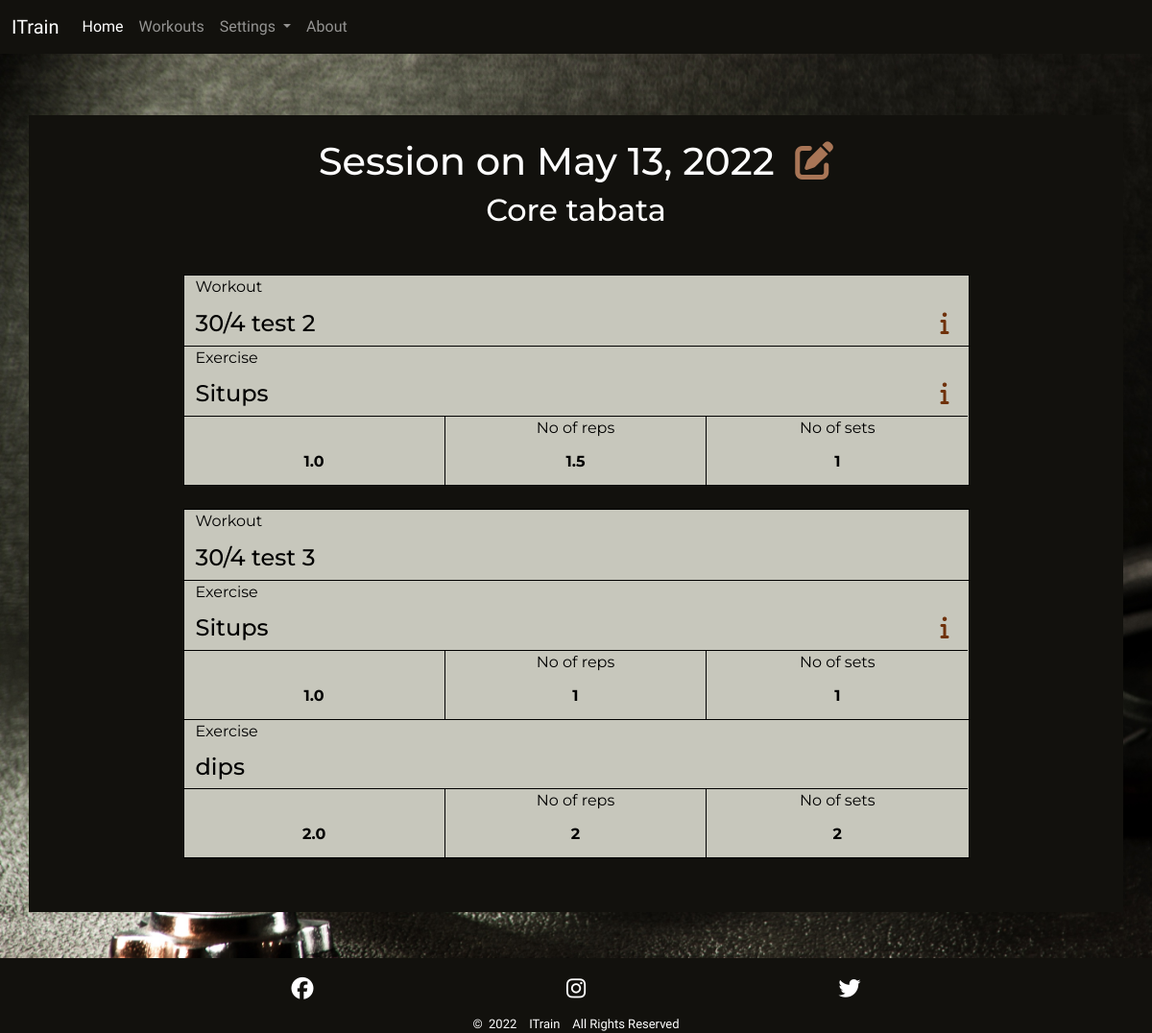
Page /session/2/ on the earlier database version.
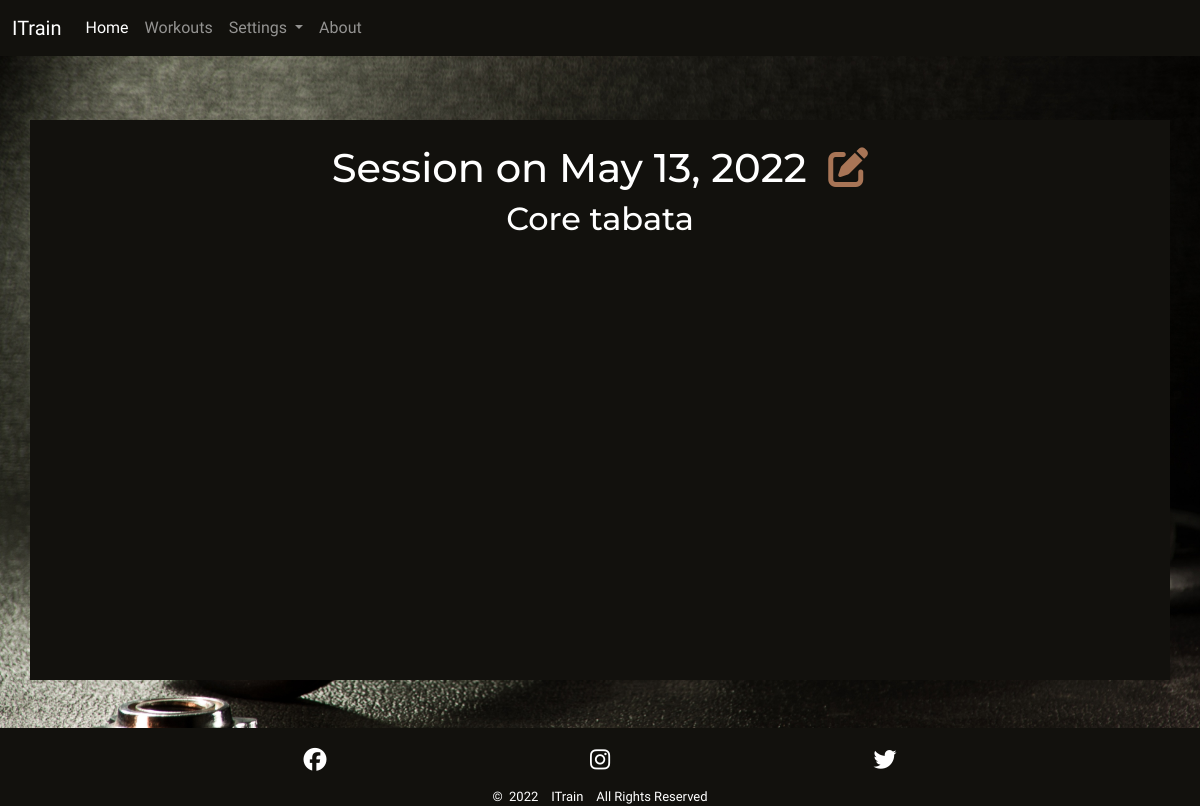
Same page on the later database version.
### main/models.py (models this page shows, shortened)
class Session(models.Model):
    name = models.CharField(max_length=80, null=False, blank=False)
    date = models.DateField(unique=True)
    workout = models.ManyToManyField(Workout, blank=True,
                                     related_name='workouts')
    comment = models.TextField(max_length=200, blank=True)

class Workout(models.Model):
    name = models.CharField(max_length=30, unique=True, null=False,
                            blank=False,
                            error_messages={'unique':
                                            'The Workout name is not unique'})
    description = models.TextField(max_length=200, blank=True)
    class Meta:
        ordering = ['name']

class Collection(models.Model):
    workout = models.ForeignKey(Workout, null=False, blank=False,
                                on_delete=models.CASCADE,
                                related_name='collections')
    exercise = models.ForeignKey(Exercise, on_delete=models.CASCADE,
                                 related_name='collections')
    value = models.DecimalField(max_digits=3, decimal_places=1, blank=True,
                                null=True)
    reps = models.DecimalField(max_digits=3, decimal_places=1, null=True,
                               blank=True)
    reps_unit = models.ForeignKey(RepsUnit, null=True, blank=True,
                                  on_delete=models.SET_DEFAULT,
                                  default=get_default_reps_unit)
    sets = models.PositiveIntegerField(validators=[MaxValueValidator(100)],
                                       null=True, blank=True)
    def get_reps_trunc_zero(self):
        if self.reps % 1 == 0:
            self.reps = int(self.reps)
        return self.reps

### setup/models.py (models this page shows, shortened)
class Exercise(models.Model):
    name = models.CharField(max_length=30, unique=True, null=False,
                            blank=False)
    unit = models.ForeignKey(ExerciseUnit, null=False, blank=False,
                             on_delete=models.SET_DEFAULT, default=get_default_exercise_unit)
    description = models.TextField(max_length=200, blank=True)
    class Meta:
        ordering = ['name']

class RepsUnit(models.Model):
    name = models.CharField(max_length=5, unique=True, null=False, blank=False)
    class Meta:
        ordering = ['name']

### main/views.py (the view)
# urls.py: path('session/<int:session_id>/', session_view, name='session'),
def session_view(request, session_id):
    session = get_object_or_404(Session, id=session_id)
    context = {
        'session': session,
    }
    return render(request, 'main/session.html', context)

### main/templates/main/session.html (shortened to what this page needs)
{% extends 'base.html' %}
{% load static %}
{% block content %}
<div class="jumbotron container p1 p-sm-2 mt-md-3">
    <div class="jumbotron-head justify-content-center text-center mt-3">
        <h1>Session on {{ session.date }}&nbsp;
            <a class="med-light-clr" href="{% url 'edit_session' session.id %}">
                <i class="fa-solid fa-edit"></i></a>
        </h1>
        <h2 class="mb-4">{{ session.name }}</h2>
    </div>
    <div class="container-md content-list-container p-sm-4 mt-3 gy-4 dark-clr">
        {% for workout in session.workout.all %}
        <div class="row session-workout content-list row-cols-1">
            <div class="col grid-col1">
                <p>Workout</p>
            </div>
            <div class="col grid-col2">
                <h4 class="mb-0">{{ workout.name }}
                    {% if workout.description != '' %}
                    <a class="med-dark-clr end me-2" data-bs-toggle="collapse"
                        href="#collapseSessionWorkout{{ workout.id }}" aria-expanded="false"
                        aria-controls="collapseSessionWorkout{{ workout.id }}"><i class="fa-solid fa-info"></i></a>
                    {% endif %}
                </h4>
            </div>
            {% for collection in workout.collections.all %}
            <div class="col grid-col1">
                <p>Exercise</p>
            </div>
            <div class="col grid-col3">
                <h4>{{ collection.exercise.name }}
                    {% if collection.exercise.description != '' %}
                    <a class="med-dark-clr end me-2" data-bs-toggle="collapse"
                        href="#collapseSessionExercise{{ collection.exercise.id }}" aria-expanded="false"
                        aria-controls="collapseSessionExercise{{ collection.exercise.id }}"><i
                            class="fa-solid fa-info"></i></a>
                    {% endif %}
                </h4>
                <div class="row text-center">
                    <div class="col-4 grid-col31">
                    </div>
                    <div class="col-4 grid-col31">
                        No of {{ collection.reps_unit.name }}
                    </div>
                    <div class="col-4 grid-col31">
                        No of sets
                    </div>
                </div>
                <div class="row text-center">
                    <div class="col-4 grid-col32">
                        {{ collection.value }}
                    </div>
                    <div class="col-4 grid-col32">
                        {{ collection.get_reps_trunc_zero }}
                    </div>
                    <div class="col-4 grid-col32">
                        {{ collection.sets }}
                    </div>
                </div>
            </div>
            {% endfor %}
        </div>
        {% endfor %}
    </div>
</div>
{% endblock %}

### templates/base.html (shortened to what this page needs)
{% load static %}
<!DOCTYPE html>
<html lang="en">
<head>
    <link href="https://cdn.jsdelivr.net/npm/bootstrap@5.1.3/dist/css/bootstrap.min.css" rel="stylesheet"
>
    <link rel="stylesheet" href="{% static 'css/style.css' %}">
</head>
<body class="flex">
    <header class="flex primary-header">
        <nav class="navbar navbar-expand-lg navbar-dark">
            <div class="container-fluid">
                <a class="navbar-brand" href="{% url 'home' %}">ITrain</a>
                <div class="collapse navbar-collapse" id="navbarToggler">
                    <ul class="navbar-nav me-auto mb-2 mb-lg-0">
                        <li class="nav-item">
                            <a class="nav-link active" aria-current="page" href="{% url 'home' %}">Home</a>
                        </li>
                        <li class="nav-item">
                            <a class="nav-link" href="{% url 'workouts' %}">Workouts</a>
                        </li>
                        <li class="nav-item dropdown">
                            <a class="nav-link dropdown-toggle" href="#" id="navbarScrollingDropdown" role="button"
                                data-bs-toggle="dropdown" aria-expanded="false">
                                Settings
                            </a>
                        </li>
                        <li class="nav-item">
                            <a class="nav-link" href="#">About</a>
                        </li>
                    </ul>
                </div>
            </div>
        </nav>
    </header>
    <section class="mt-sm-5 mb-sm-5">
        {% block content %}
        {% endblock %}
    </section>
    <footer>
        <div class="container">
            <div class="row justify-content-center">
                <div class="col-md-9 text-center mt-3">
                    <div class="row mb-2 social-links">
                        <div class="col-4">
                            <a href="https://www.facebook.com/" target="_blank" rel="noopener"
                                aria-label="Link to ITrain's Facebook page"><span><i
                                        class="fa-brands fa-facebook light-clr"></i></span></a>
                        </div>
                        <div class="col-4">
                            <a href="https://www.instagram.com/" target="_blank" rel="noopener"
                                aria-label="Link to ITrain's Instagram page"><span><i
                                        class="fa-brands fa-instagram light-clr"></i></span></a>
                        </div>
                        <div class="col-4">
                            <a href="https://www.twitter.com/" target="_blank" rel="noopener"
                                aria-label="Link to ITrain's Twitter page"><span><i
                                        class="fa-brands fa-twitter light-clr"></i></span></a>
                        </div>
                    </div>
                </div>
                <div class="copyright col-md-9 text-center">
                    <p class="mb-0">&copy;&nbsp; 2022 &nbsp;&nbsp; ITrain &nbsp;&nbsp; All Rights
                        Reserved</p>
                </div>
            </div>
        </div>
    </footer>
</body>
</html>

### static/css/style.css (style rules this page uses)
body { font-family: 'IM Fell English', serif; color: white; min-height: 100vh; display: flex; flex-direction: column; justify-content: flex-start; background: url('../images/dumbell.jpg'); overflow-x: hidden; -webkit-background-size: cover; -moz-background-size: cover; -o-background-size: cover; background-size: cover; }
.dark-clr { color: black; }
.light-clr { color: white; }
.med-light-clr { color: #A87556; }
a { text-decoration: none; }
section { color: black; font-family: 'Montserrat', sans-serif; min-height: 70%; min-height: -webkit-calc(100% - 186px); min-height: -moz-calc(100% - 186px); min-height: calc(100% - 186px); }
.navbar { background-color: #12110D; }
footer { background-color: #12110D; margin-top: auto; }
.social-links a { font-size: 23px; }
.copyright { font-size: small; }
.jumbotron { background-color: #12110D; color: white; min-height: 70vh; }
.content-list-container { width: 75%; }
ul { height: 100%; padding: 0px 5px 0px 20px; padding-inline-start: 5px; }
li { list-style-type: none; margin: 0; padding: 0; }

Differences in the rows shown:
removed Workout: name "30/4 test 2"
removed Collection: exercise.name "Situps", reps_unit.name "reps", value "1.0", get_reps_trunc_zero "1.5", sets "1", shown under "30/4 test 2"
removed Workout: name "30/4 test 3"
removed Collection: exercise.name "Situps", reps_unit.name "reps", value "1.0", get_reps_trunc_zero "1", sets "1", shown under "30/4 test 3"
removed Collection: exercise.name "dips", reps_unit.name "reps", value "2.0", get_reps_trunc_zero "2", sets "2", shown under "30/4 test 3"
